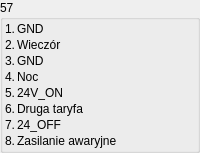
           <widget class="QGroupBox" name="groupBox_3">
            <property name="title">
             <string>57</string>
            </property>
            <layout class="QFormLayout" name="formLayout">
             <property name="horizontalSpacing">
              <number>2</number>
             </property>
             <property name="verticalSpacing">
              <number>2</number>
             </property>
             <property name="leftMargin">
              <number>2</number>
             </property>
             <property name="topMargin">
              <number>2</number>
             </property>
             <property name="rightMargin">
              <number>2</number>
             </property>
             <property name="bottomMargin">
              <number>2</number>
             </property>
             <item row="0" column="0">
              <widget class="QLabel" name="label_129">
               <property name="text">
                <string>1.</string>
               </property>
              </widget>
             </item>
             <item row="0" column="1">
              <widget class="QLabel" name="label_130">
               <property name="text">
                <string>GND</string>
               </property>
              </widget>
             </item>
             <item row="1" column="0">
              <widget class="QLabel" name="label_132">
               <property name="text">
                <string>2.</string>
               </property>
              </widget>
             </item>
             <item row="1" column="1">
              <widget class="QLabel" name="label_131">
               <property name="text">
                <string>Wieczór</string>
               </property>
              </widget>
             </item>
             <item row="2" column="0">
              <widget class="QLabel" name="label_133">
               <property name="text">
                <string>3.</string>
               </property>
              </widget>
             </item>
             <item row="2" column="1">
              <widget class="QLabel" name="label_138">
               <property name="text">
                <string>GND</string>
               </property>
              </widget>
             </item>
             <item row="3" column="0">
              <widget class="QLabel" name="label_134">
               <property name="text">
                <string>4.</string>
               </property>
              </widget>
             </item>
             <item row="3" column="1">
              <widget class="QLabel" name="label_135">
               <property name="text">
                <string>Noc</string>
               </property>
              </widget>
             </item>
             <item row="4" column="0">
              <widget class="QLabel" name="label_136">
               <property name="text">
                <string>5.</string>
               </property>
              </widget>
             </item>
             <item row="4" column="1">
              <widget class="QLabel" name="label_137">
               <property name="text">
                <string>24V_ON</string>
               </property>
              </widget>
             </item>
             <item row="5" column="0">
              <widget class="QLabel" name="label_139">
               <property name="text">
                <string>6.</string>
               </property>
              </widget>
             </item>
             <item row="6" column="0">
              <widget class="QLabel" name="label_141">
               <property name="text">
                <string>7.</string>
               </property>
              </widget>
             </item>
             <item row="6" column="1">
              <widget class="QLabel" name="label_142">
               <property name="text">
                <string>24_OFF</string>
               </property>
              </widget>
             </item>
             <item row="7" column="0">
              <widget class="QLabel" name="label_143">
               <property name="text">
                <string>8.</string>
               </property>
              </widget>
             </item>
             <item row="7" column="1">
              <widget class="QLabel" name="label_144">
               <property name="text">
                <string>Zasilanie awaryjne</string>
               </property>
              </widget>
             </item>
             <item row="5" column="1">
              <widget class="QLabel" name="label_140">
               <property name="text">
                <string>Druga taryfa</string>
               </property>
              </widget>
             </item>
            </layout>
           </widget>
